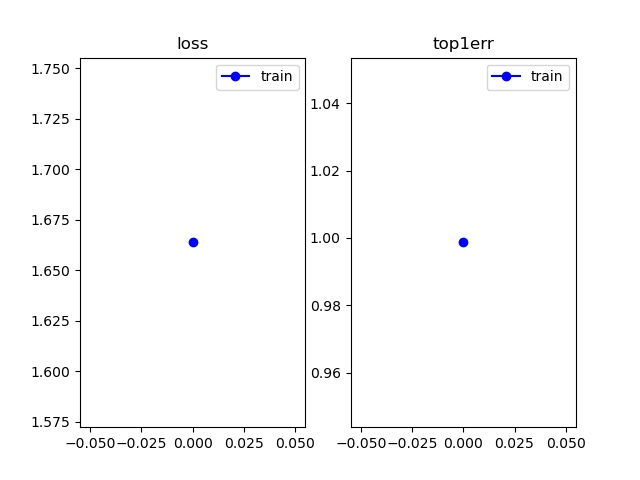

The Python source for this figure:
from __future__ import print_function, division
import torch
import torch.optim as optim
from torch.autograd import Variable
from torchvision import datasets, models, transforms
import matplotlib

matplotlib.use('agg')
import matplotlib.pyplot as plt
import time
import os
from model import Light
from random_erasing import RandomErasing
from shutil import copyfile

version = torch.__version__
from samplers import RandomIdentitySampler
from lr_scheduler import LRScheduler
from Loss import TripletLoss, CrossEntropyLabelSmooth, CenterLoss
from IPython import embed

######################################################################
# Options
# --------

gpu_ids = '0'
name = 'mymodel'
data_dir = 'F:\Databases\Market\pytorch'
train_all_1 = 'True'
batchsize = 32
erasing_p = 0.5
color_jitter = True
str_ids = gpu_ids.split(',')
gpu_ids = []
if not os.path.exists('./model/%s' % name):
    os.makedirs('./model/%s' % name)
for str_id in str_ids:
    gid = int(str_id)
    if gid >= 0:
        gpu_ids.append(gid)

# set gpu ids
if len(gpu_ids) > 0:
    torch.cuda.set_device(gpu_ids[0])

######################################################################
# Load Data
# ---------
#
transform_train_list = [
    transforms.Resize([256, 128]),
    transforms.RandomHorizontalFlip(0.5),
    transforms.Pad(10),
    transforms.RandomCrop([256, 128]),
    transforms.ToTensor(),
    transforms.Normalize([0.485, 0.456, 0.406], [0.229, 0.224, 0.225])
]

if erasing_p > 0:
    transform_train_list = transform_train_list + [RandomErasing(probability=erasing_p)]
if color_jitter:
    transform_train_list = [transforms.ColorJitter(brightness=0.1, contrast=0.1, saturation=0.1,
                                                   hue=0)] + transform_train_list

print(transform_train_list)
data_transforms = {
    'train': transforms.Compose(transform_train_list)
}

train_all = ''
if train_all_1:
    train_all = '_all'

image_datasets = {}
image_datasets['train'] = datasets.ImageFolder(os.path.join(data_dir, 'train' + train_all),
                                               data_transforms['train'])

dataloaders = {x: torch.utils.data.DataLoader(image_datasets[x], batch_size=batchsize,
                                              sampler=RandomIdentitySampler(image_datasets[x], batchsize, 4),
                                              num_workers=0)  # 8 workers may work faster
               for x in ['train']}
dataset_sizes = {x: len(image_datasets[x]) for x in ['train']}
class_names = image_datasets['train'].classes

use_gpu = torch.cuda.is_available()

since = time.time()
inputs, classes = next(iter(dataloaders['train']))
print(time.time() - since)
######################################################################
# Training the model
# ------------------
y_loss = {}  # loss history
y_loss['train'] = []
y_loss['val'] = []
y_err = {}
y_err['train'] = []
y_err['val'] = []


def train_model(model, criterion, triplet, num_epochs):
    since = time.time()
    best_model_wts = model.state_dict()
    best_acc = 0.0
    warm_up = 0.1  # We start from the 0.1*lrRate
    warm_iteration = round(dataset_sizes['train'] / batchsize) * 5  # first 5 epoch

    for epoch in range(num_epochs):
        print('Epoch {}/{}'.format(epoch, num_epochs - 1))
        print('#' * 30)
        # update learning rate
        lr_scheduler = LRScheduler(base_lr=3e-2, step=[40, 120],
                                   factor=0.1, warmup_epoch=10,
                                   warmup_begin_lr=3e-4)

        lr = lr_scheduler.update(epoch)
        if epoch in range(60, 120):
            lr = 0.0003
        if epoch in range(120, 130):
            lr = 0.00003

        optimizer = optim.SGD(model.parameters(), lr=lr, weight_decay=5e-4, momentum=0.9, nesterov=True)
        print(lr)
        for param_group in optimizer.param_groups:
            param_group['lr'] = lr
        # Each epoch has a training and validation phase
        for phase in ['train']:
            if phase == 'train':
                # scheduler.step()
                model.train(True)  # Set model to training mode
            else:
                model.train(False)  # Set model to evaluate mode

            running_loss = 0.0
            running_corrects = 0.0
            # Iterate over data.
            for data in dataloaders[phase]:
                # get the inputs
                inputs, labels = data
                now_batch_size, c, h, w = inputs.shape
                if now_batch_size < batchsize:  # skip the last batch
                    continue
                # wrap them in Variable
                if use_gpu:
                    inputs = inputs.cuda()
                    labels = labels.cuda()
                else:
                    inputs, labels = Variable(inputs), Variable(labels)
                temp_loss = []
                # zero the parameter gradients
                optimizer.zero_grad()
                # forward
                # x1, x2,  fmap3_af,fmap3_mf,  fmap4_af,fmap4_mf, = model(inputs)
                # x1, x2, x3, fmap3_af, fmap3_mf, fmap4_af, fmap4_mf, fmap4_af2, fmap4_mf2, fmap3_addf1, fmap4_addf1, fmap4_addf21 = model(
                #     inputs)

                x1, fmap3_af, fmap3_mf, fmap3_af2, fmap3_mf2, fmap3_addf1, fmap3_addf2, position, loss_pos = model(
                    inputs)

                _, preds1 = torch.max(x1.data, 1)
                # _, preds2 = torch.max(x2.data, 1)
                # _, preds3 = torch.max(x3.data, 1)
                #
                loss1 = criterion(x1, labels)
                # loss2 = criterion(x2, labels)
                # loss3 = criterion(x3, labels)
                #
                loss5 = triplet(fmap3_af, labels)[0]
                loss6 = triplet(fmap3_mf, labels)[0]
                # loss7 = triplet(fmap4_af, labels)[0]
                # loss8 = triplet(fmap4_mf, labels)[0]
                # loss9 = triplet(fmap4_af2, labels)[0]
                # loss10 = triplet(fmap4_mf2, labels)[0]
                loss11 = triplet(fmap3_addf1, labels)[0]
                # loss12 = triplet(fmap4_addf1, labels)[0]
                # loss13 = triplet(fmap4_addf21, labels)[0]

                #
                Id_loss = []
                Id_loss.append(loss1)
                # Id_loss.append(loss2)
                # Id_loss.append(loss3)
                num_id = len(Id_loss)
                #
                loss = sum(Id_loss) / num_id + (
                            loss5 + loss6 + loss11) / 3

                # backward + optimize only if in training phase
                if epoch < 5 and phase == 'train':
                    warm_up = min(1.0, warm_up + 0.9 / warm_iteration)
                    loss = loss * warm_up

                # backward + optimize only if in training phase
                if phase == 'train':
                    loss.backward()
                    optimizer.step()

                # statistics
                if int(version[2]) > 3:  # for the new version like 0.4.0 and 0.5.0
                    running_loss += loss.item() * now_batch_size
                else:  # for the old version like 0.3.0 and 0.3.1
                    running_loss += loss.data[0] * now_batch_size
                a = float(torch.sum(preds1 == labels.data))
                # b = float(torch.sum(preds2 == labels.data))
                # c = float(torch.sum(preds3 == labels.data))
                # #
                running_corrects_1 = a
                running_corrects_2 = running_corrects_1
                running_corrects += running_corrects_2

            epoch_loss = running_loss / dataset_sizes[phase]
            epoch_acc = running_corrects / dataset_sizes[phase]
            # 在日志文件中记录每个epoch的精度和loss
            with open('./model/%s/%s.txt' % (name, name), 'a') as acc_file:
                acc_file.write('Epoch: %2d, Precision: %.8f, Loss: %.8f\n' % (epoch, epoch_acc, epoch_loss))
            print('{} Loss: {:.4f} Acc: {:.4f}'.format(
                phase, epoch_loss, epoch_acc))

            y_loss[phase].append(epoch_loss)
            y_err[phase].append(1.0 - epoch_acc)
            # deep copy the model
            if phase == 'train':
                last_model_wts = model.state_dict()
                if epoch < 150:
                    if epoch % 10 == 9:
                        save_network(model, epoch)
                    draw_curve(epoch)
                else:
                    # if epoch%2 == 0:
                    save_network(model, epoch)
                    draw_curve(epoch)

        time_elapsed = time.time() - since
        print('Training complete in {:.0f}m {:.0f}s'.format(
            time_elapsed // 60, time_elapsed % 60))
        print()
    time_elapsed = time.time() - since
    print('Training complete in {:.0f}m {:.0f}s'.format(
        time_elapsed // 60, time_elapsed % 60))
    # load best model weights
    model.load_state_dict(last_model_wts)
    save_network(model, 'last')
    return model


######################################################################
# Draw Curve
# ---------------------------
x_epoch = []
fig = plt.figure()
ax0 = fig.add_subplot(121, title="loss")
ax1 = fig.add_subplot(122, title="top1err")


def draw_curve(current_epoch):
    x_epoch.append(current_epoch)
    ax0.plot(x_epoch, y_loss['train'], 'bo-', label='train')
    ax1.plot(x_epoch, y_err['train'], 'bo-', label='train')
    if current_epoch == 0:
        ax0.legend()
        ax1.legend()
    fig.savefig(os.path.join('./model', name, 'train.jpg'))


######################################################################
# Save model
# ---------------------------
def save_network(network, epoch_label):
    save_filename = 'net_%s.pth' % epoch_label
    save_path = os.path.join('./model', name, save_filename)
    torch.save(network.cpu().state_dict(), save_path)
    if torch.cuda.is_available():
        network.cuda(gpu_ids[0])


######################################################################
# Finetuning the convnet
# ----------------------
#
# Load a pretrainied model and reset final fully connected layer.
model = Light('XS', len(class_names), False)
# model.load_state_dict(torch.load('model/mymodel/net_0.pth'))

print(model)

print("Model size: {:.5f}M".format(sum(p.numel() for p in model.parameters()) / 1000000.0))
net = model
total_params = sum(p.numel() for p in net.parameters())
print('总参数个数：{}'.format(total_params))
total_trainable_parameters = sum(p.numel() for p in net.parameters() if p.requires_grad)
print('需训练参数个数：{}'.format(total_trainable_parameters))

if use_gpu:
    model = model.cuda()

triplet = TripletLoss(margin=0.3)
criterion = CrossEntropyLabelSmooth(num_classes=len(class_names))
# Decay LR by a factor of 0.1 every 40 epochs
######################################################################
# Train and evaluate
# ^^^^^^^^^^^^^^^^^^
dir_name = os.path.join('./model', name)
if os.path.isdir(dir_name):
    copyfile('./train.py', dir_name + '/train.py')
    copyfile('model.py', dir_name + '/model.py')

# save opts
model = train_model(model, criterion, triplet, num_epochs=130)
